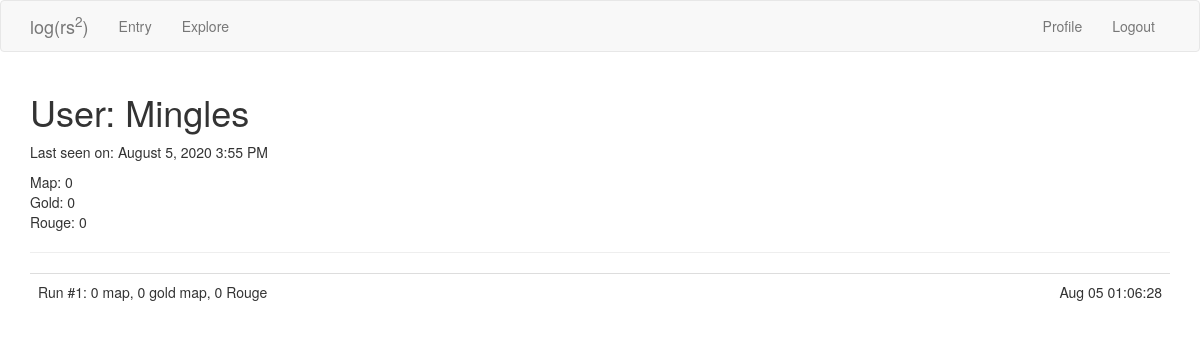
Page /user/Mingles (signed in) on the earlier database version.
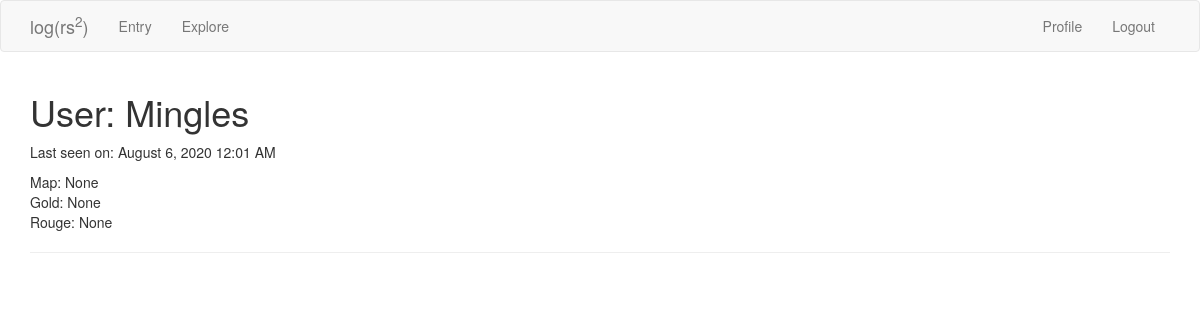
Same page on the later database version.
### app/models.py (models this page shows, shortened)
class User(UserMixin, db.Model):
    id = db.Column(db.Integer, primary_key=True)
    username = db.Column(db.String(64), index=True, unique=True)
    email = db.Column(db.String(128), index=True, unique=True)
    password_hash = db.Column(db.String(128))
    last_seen = db.Column(db.DateTime, default=datetime.utcnow)
    map_drops = db.relationship('MapDrop', backref='player', lazy='dynamic')

class MapDrop(db.Model):
    id = db.Column(db.Integer, primary_key=True)
    map = db.Column(db.Integer)
    gold_map = db.Column(db.Integer)
    rouge = db.Column(db.Integer)
    time = db.Column(db.DateTime, index=True, default=datetime.utcnow)
    user_id = db.Column(db.Integer, db.ForeignKey('user.id'))
    run = db.Column(db.Integer)

### app/routes.py (the view)
@app.route('/user/<username>')
@login_required
def user(username):
    user = User.query.filter_by(username=username).first_or_404()
    page = request.args.get('page', 1, type=int)
    maps = db.session.query(db.func.sum(MapDrop.map)).filter_by(user_id=user.id).scalar()
    gold_maps = db.session.query(db.func.sum(MapDrop.gold_map)).filter_by(user_id=user.id).scalar()
    rouges = db.session.query(db.func.sum(MapDrop.rouge)).filter_by(user_id=user.id).scalar()
    mapdrops = user.map_drops.order_by(MapDrop.time.desc()).paginate(page, app.config['MAPDROPS_PER_PAGE'], False)
    next_url = prev_url = None
    if mapdrops.has_next:
        next_url = url_for('user', username=user.username, page=mapdrops.next_num)
    if mapdrops.has_prev:
        prev_url = url_for('user', username=user.username, page=mapdrops.prev_num)
    return render_template('user.html', user=user, maps=maps, gold_maps=gold_maps, rouges=rouges,
                            mapdrops=mapdrops.items, next_url=next_url, prev_url=prev_url)

### app/models.py (called while the page is built)
@login.user_loader
def load_user(id):
    return User.query.get(int(id))

### app/routes.py (called while the page is built)
@app.before_request
def before_request():
    if current_user.is_authenticated:
        current_user.last_seen = datetime.utcnow()
        db.session.commit()

### app/templates/user.html (shortened to what this page needs)
{% extends "base.html" %}
{% block app_content %}
    <h1>User: {{ user.username }}</h1>
    {% if user.last_seen %}
    <p>Last seen on: {{ moment(user.last_seen).format('LLL') }}</p>
    {% endif %}
    <p>
        Map: {{ maps }}<br>
        Gold: {{ gold_maps }}<br>
        Rouge: {{ rouges }}
    </p>
    <hr>
    {% for mapdrop in mapdrops %}
        {% include "_mapdrop.html" %}
    {% endfor %}
{% endblock %}

### app/templates/base.html (shortened to what this page needs)
{% extends 'bootstrap/base.html' %}
{% block navbar %}
    <nav class="navbar navbar-default">
        <div class="container">
            <div class="navbar-header">
                <a class="navbar-brand" href="{{ url_for('index') }}">log(rs<sup>2</sup>)</a>
            </div>
            <div class="collapse navbar-collapse" id="bs-example-navbar-collapse-1">
                <ul class="nav navbar-nav">
                    <li><a href="{{ url_for('entry') }}">Entry</a></li>
                    <li><a href="{{ url_for('explore') }}">Explore</a></li>
                </ul>
                <ul class="nav navbar-nav navbar-right">
                    {% if current_user.is_anonymous %}
                    <li><a href="{{ url_for('login') }}">Login</a></li>
                    {% else %}
                    <li><a href="{{ url_for('user', username=current_user.username) }}">Profile</a></li>
                    <li><a href="{{ url_for('logout') }}">Logout</a></li>
                    {% endif %}
                </ul>
            </div>
        </div>
    </nav>
{% endblock %}
{%block content %}
    <div class="container">
        {% block app_content %}{% endblock %}
    </div>
{% endblock %}

### app/templates/_mapdrop.html (shortened to what this page needs)
<table class="table table-hover">
    <tr>
        <td>
            Run #{{ mapdrop.run }}:
            {{ mapdrop.map }} map, {{ mapdrop.gold_map }} gold map, {{ mapdrop.rouge }} Rouge
        </td>
        <td align="right">
            {{ moment(mapdrop.time).format('MMM DD HH:mm:ss') }}
        </td>
    </tr>
</table>

Differences in the rows shown:
removed MapDrop: run "1", map "0", gold_map "0", rouge "0", time "Aug 05 01:06:28"
changed User "Mingles": last_seen "August 5, 2020 3:55 PM" → "August 6, 2020 12:01 AM"
Other differences:
{{ maps }}: "0" → "None"
{{ gold_maps }}: "0" → "None"
{{ rouges }}: "0" → "None"
